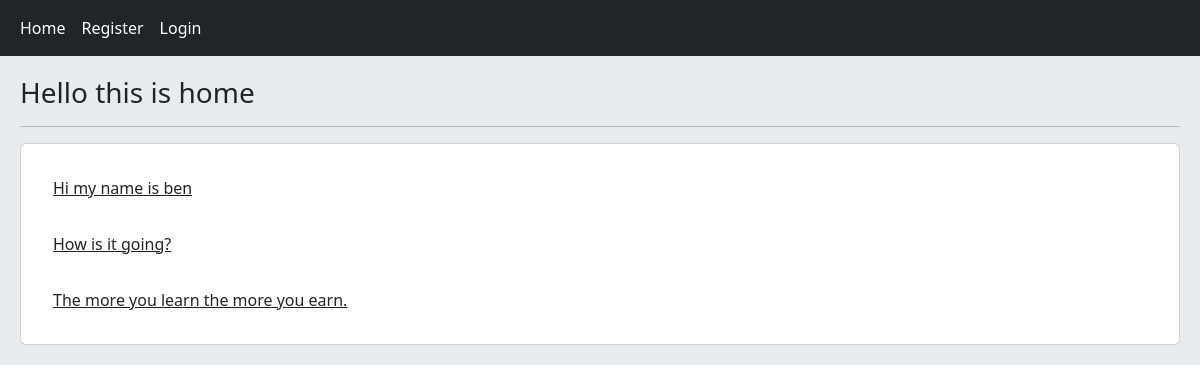
/, run on an earlier commit of the app's database.
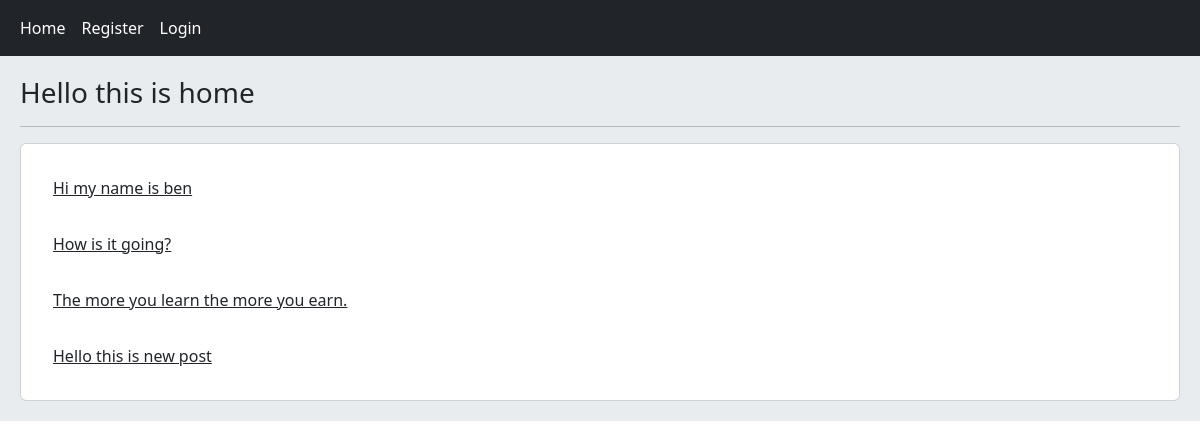
And on a later commit of the database.
### home/models.py (models this page shows, shortened)
class Post(models.Model):
    user = models.ForeignKey(User, on_delete=models.CASCADE)
    body = models.TextField()
    slug = models.SlugField()
    created = models.DateTimeField(auto_now_add=True)
    updated = models.DateTimeField(auto_now=True)
    def get_absolute_url(self):
        return reverse('home:post_detail', args=(self.id, self.slug))

### home/views.py (the view)
# urls.py: path('', views.HomeView.as_view(), name='home'),
class HomeView(View):
    def get(self, request):
        posts = Post.objects.all()
        return render(request, 'home/index.html', {'posts': posts})

### home/templates/home/index.html
{% extends 'base.html' %}
{% block content %}
	<h3>Hello this is home</h3>
	<hr>
	<div class="card p-3">
		{% for post in posts %}
			<a href="{{ post.get_absolute_url }}" class="card-body">{{ post.body|truncatewords:8 }}</a>
		{% endfor %}
	</div>
{% endblock %}

### templates/base.html (shortened to what this page needs)
<!DOCTYPE html>
<html lang="en">
<head>
	<link href="https://cdn.jsdelivr.net/npm/bootstrap@5.2.2/dist/css/bootstrap.min.css" rel="stylesheet"
>
</head>
<body>
	{% include 'inc/navbar.html' %}
	<div class="jumbotron">
		{% block content %}{% endblock %}
	</div>
</body>
</html>

### templates/inc/navbar.html (shortened to what this page needs)
<nav class="navbar navbar-expand-lg bg-dark navbar-dark">
  <div class="container-fluid">
    <div class="navbar-nav col-11">
      <a class="nav-link active" href="{% url 'home:home' %}">Home</a>
			{% if not request.user.is_authenticated %}
      <a class="nav-link active" href="{% url 'account:user_register' %}">Register</a>
      <a class="nav-link active" href="{% url 'account:user_login' %}">Login</a>
				</div>
				{% endif %}
		</div>
</nav>

### templates/base.html (style rules this page uses)
.jumbotron { padding: 20px; margin-bottom: 20px; background-color: #e9ecef; }

What changed in the data, as far as the page shows it:
added Post: body "Hello this is new post"
